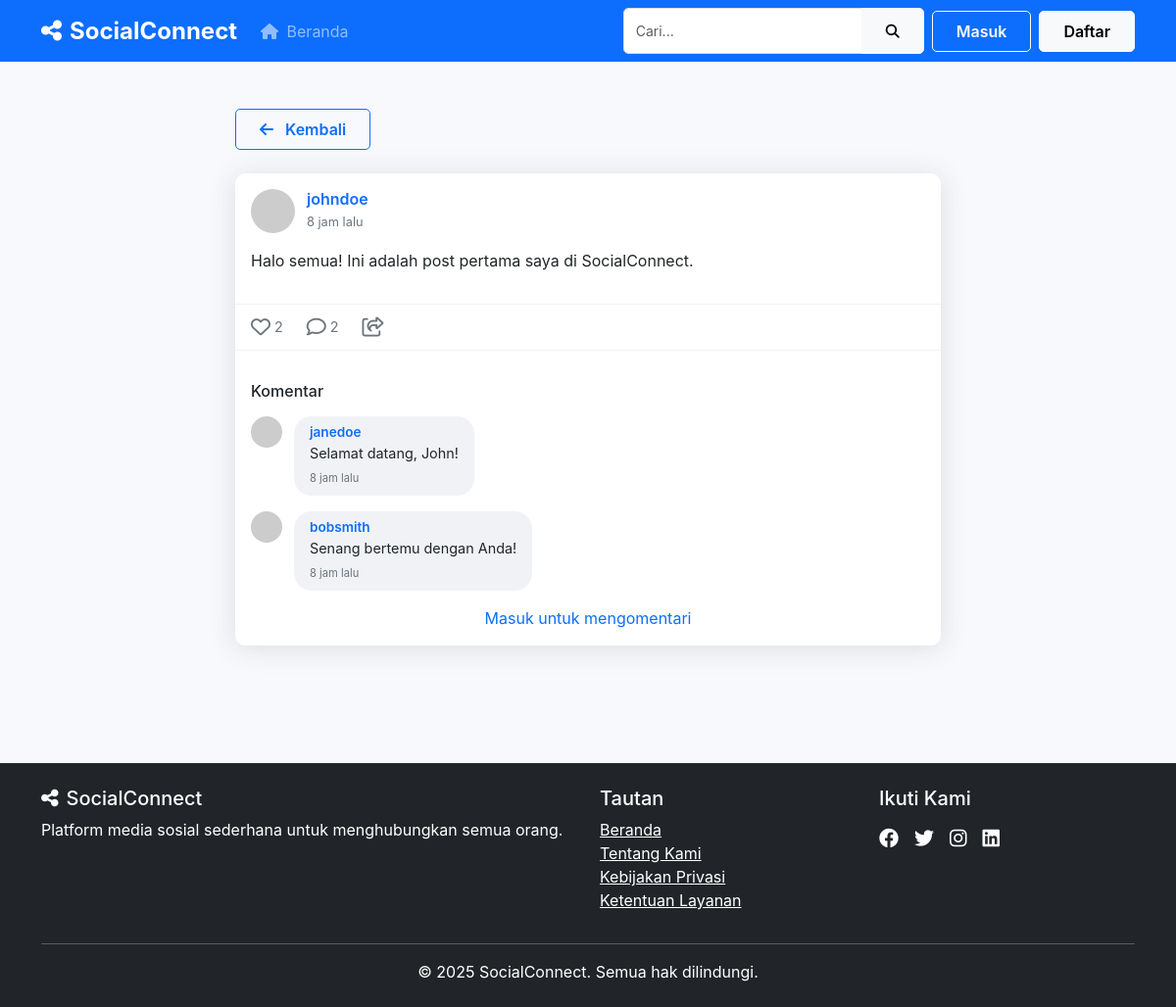
The app's page /pages/post.php?id=1 with its own data.
### tables this page shows
CREATE TABLE IF NOT EXISTS posts (
    id INT AUTO_INCREMENT PRIMARY KEY,
    user_id INT NOT NULL,
    content TEXT NOT NULL,
    image VARCHAR(255) DEFAULT NULL,
    created_at TIMESTAMP DEFAULT CURRENT_TIMESTAMP,
    FOREIGN KEY (user_id) REFERENCES users(id) ON DELETE CASCADE
);

CREATE TABLE IF NOT EXISTS users (
    id INT AUTO_INCREMENT PRIMARY KEY,
    username VARCHAR(30) NOT NULL UNIQUE,
    email VARCHAR(100) NOT NULL UNIQUE,
    password VARCHAR(255) NOT NULL,
    profile_pic VARCHAR(255) DEFAULT NULL,
    bio TEXT DEFAULT NULL,
    location VARCHAR(100) DEFAULT NULL,
    website VARCHAR(255) DEFAULT NULL,
    last_activity TIMESTAMP DEFAULT CURRENT_TIMESTAMP,
    created_at TIMESTAMP DEFAULT CURRENT_TIMESTAMP
);

CREATE TABLE IF NOT EXISTS comments (
    id INT AUTO_INCREMENT PRIMARY KEY,
    post_id INT NOT NULL,
    user_id INT NOT NULL,
    comment TEXT NOT NULL,
    created_at TIMESTAMP DEFAULT CURRENT_TIMESTAMP,
    FOREIGN KEY (post_id) REFERENCES posts(id) ON DELETE CASCADE,
    FOREIGN KEY (user_id) REFERENCES users(id) ON DELETE CASCADE
);

### pages/post.php (the view, shortened to what this page needs)
<?php
require_once '../includes/functions.php';
$post_id = (int)$_GET['id'];
global $conn;
$query = "SELECT posts.*, users.username, users.profile_pic
          FROM posts
          JOIN users ON posts.user_id = users.id
          WHERE posts.id = '$post_id'";
$result = mysqli_query($conn, $query);
$post = mysqli_fetch_assoc($result);
$comments = getPostComments($post_id);
require_once '../includes/header.php';
?>
<div class="container py-4">
    <div class="row justify-content-center">
        <div class="col-lg-8">
            <div class="mb-4">
                <a href="javascript:history.back()" class="btn btn-outline-primary">
                    <i class="fas fa-arrow-left me-2"></i> Kembali
                </a>
            </div>
            <div class="card post-card mb-4">
                <div class="post-header">
                    <img src="<?php echo $post['profile_pic'] ? '../assets/uploads/' . $post['profile_pic'] : getDefaultAvatar(); ?>"
                         class="post-avatar" alt="<?php echo $post['username']; ?>">
                    <div>
                        <a href="profile.php?id=<?php echo $post['user_id']; ?>" class="text-decoration-none">
                            <h6 class="post-username"><?php echo $post['username']; ?></h6>
                        </a>
                        <span class="post-time"><?php echo timeAgo($post['created_at']); ?></span>
                    </div>
                </div>
                <div class="post-content">
                    <p><?php echo nl2br(linkHashtags($post['content'])); ?></p>
                </div>
                <div class="post-actions">
                    <?php $is_liked = isLoggedIn() ? isPostLikedByUser($post['id'], $_SESSION['user_id']) : false; ?>
                    <button class="post-action-btn like-btn <?php echo $is_liked ? 'liked' : ''; ?>" data-post-id="<?php echo $post['id']; ?>">
                        <i class="<?php echo $is_liked ? 'fas' : 'far'; ?> fa-heart"></i>
                        <span><?php echo getPostLikes($post['id']); ?></span>
                    </button>
                    <button class="post-action-btn comment-btn" data-post-id="<?php echo $post['id']; ?>">
                        <i class="far fa-comment"></i>
                        <span><?php echo getPostCommentCount($post['id']); ?></span>
                    </button>
                    <button class="post-action-btn share-btn" data-post-id="<?php echo $post['id']; ?>">
                        <i class="far fa-share-square"></i>
                    </button>
                </div>
                <div class="comment-section" id="comments-<?php echo $post['id']; ?>">
                    <h6 class="mt-3 mb-3">Komentar</h6>
                    <div class="comments-container">
                        <?php if (count($comments) > 0): ?>
                            <?php foreach ($comments as $comment): ?>
                                <div class="comment">
                                    <img src="<?php echo $comment['profile_pic'] ? '../assets/uploads/' . $comment['profile_pic'] : getDefaultAvatar(); ?>"
                                         class="comment-avatar" alt="<?php echo $comment['username']; ?>">
                                    <div class="comment-content">
                                        <h6 class="comment-username">
                                            <a href="profile.php?id=<?php echo $comment['user_id']; ?>" class="text-decoration-none">
                                                <?php echo $comment['username']; ?>
                                            </a>
                                        </h6>
                                        <p class="comment-text"><?php echo $comment['comment']; ?></p>
                                        <small class="comment-time"><?php echo timeAgo($comment['created_at']); ?></small>
                                    </div>
                                </div>
                            <?php endforeach; ?>
                        <?php else: ?>
                            <div class="text-center text-muted mb-3">
                                <p>Belum ada komentar.</p>
                            </div>
                        <?php endif; ?>
                    </div>
                    <?php if (isLoggedIn()): ?>
                        <form class="comment-form mt-3" data-post-id="<?php echo $post['id']; ?>">
                            <div class="d-flex">
                                <input type="text" class="form-control comment-input" placeholder="Tulis komentar...">
                                <button type="submit" class="btn btn-primary ms-2">Kirim</button>
                            </div>
                        </form>
                    <?php else: ?>
                        <div class="mt-3 text-center">
                            <a href="login.php" class="text-decoration-none">Masuk untuk mengomentari</a>
                        </div>
                    <?php endif; ?>
                </div>
            </div>
        </div>
    </div>
</div>
<?php include '../includes/footer.php'; ?>

### includes/functions.php (shortened to what this page needs)
<?php
require_once 'config.php';
function isLoggedIn() {
    return isset($_SESSION['user_id']);
}
function getPostLikes($post_id) {
    global $conn;
    $post_id = (int)$post_id;
    $query = "SELECT COUNT(*) as count FROM likes WHERE post_id = '$post_id'";
    $result = mysqli_query($conn, $query);
    $row = mysqli_fetch_assoc($result);
    return $row['count'];
}
function getPostComments($post_id) {
    global $conn;
    $post_id = (int)$post_id;
    $query = "SELECT comments.*, users.username, users.profile_pic
              FROM comments
              JOIN users ON comments.user_id = users.id
              WHERE comments.post_id = '$post_id'
              ORDER BY comments.created_at ASC";
    $result = mysqli_query($conn, $query);
    $comments = [];
    while ($row = mysqli_fetch_assoc($result)) {
        $comments[] = $row;
    }
    return $comments;
}
function getPostCommentCount($post_id) {
    global $conn;
    $post_id = (int)$post_id;
    $query = "SELECT COUNT(*) as count FROM comments WHERE post_id = '$post_id'";
    $result = mysqli_query($conn, $query);
    $row = mysqli_fetch_assoc($result);
    return $row['count'];
}
function timeAgo($timestamp) {
    $time_ago = strtotime($timestamp);
    $current_time = time();
    $time_difference = $current_time - $time_ago;
    $seconds = $time_difference;
    $minutes = round($seconds / 60);
    $hours   = round($seconds / 3600);
    $days    = round($seconds / 86400);
    $weeks   = round($seconds / 604800);
    $months  = round($seconds / 2629440);
    $years   = round($seconds / 31553280);
    if ($seconds <= 60) {
        return "Baru saja";
    } else if ($minutes <= 60) {
        return ($minutes == 1) ? "1 menit lalu" : "$minutes menit lalu";
    } else if ($hours <= 24) {
        return ($hours == 1) ? "1 jam lalu" : "$hours jam lalu";
    } else if ($days <= 7) {
        return ($days == 1) ? "Kemarin" : "$days hari lalu";
    } else if ($weeks <= 4.3) {
        return ($weeks == 1) ? "1 minggu lalu" : "$weeks minggu lalu";
    } else if ($months <= 12) {
        return ($months == 1) ? "1 bulan lalu" : "$months bulan lalu";
    } else {
        return ($years == 1) ? "1 tahun lalu" : "$years tahun lalu";
    }
}
function getDefaultAvatar($use_relative_path = false) {
    return "https://ui-avatars.com/api/?name=User&background=random";
}
function linkHashtags($text) {
    $pattern = '/#(\w+)/';
    $text = preg_replace(
        $pattern,
        '<a href="search.php?q=%23$1&type=posts" class="hashtag-link">#$1</a>',
        $text
    );
    return $text;
}
?>

### assets/css/style.css (style rules this page uses)
:root { --primary-color: #4e73df; --secondary-color: #6c757d; --success-color: #1cc88a; --info-color: #36b9cc; --warning-color: #f6c23e; --danger-color: #e74a3b; --light-color: #f8f9fc; --dark-color: #5a5c69; --body-bg: #f8f9fc; }
body { font-family: 'Nunito', -apple-system, BlinkMacSystemFont, 'Segoe UI', Roboto, 'Helvetica Neue', Arial, sans-serif; background-color: var(--body-bg); color: #333; padding-bottom: 0; }
.card { border: none; border-radius: 10px; box-shadow: 0 0.15rem 1.75rem 0 rgba(58, 59, 69, 0.15); margin-bottom: 1.5rem; transition: transform 0.3s ease; }
.post-card { border-radius: 10px; overflow: hidden; margin-bottom: 1.5rem; }
.post-header { display: flex; align-items: center; padding: 1rem; }
.post-avatar { width: 45px; height: 45px; border-radius: 50%; object-fit: cover; margin-right: 0.75rem; }
.post-username { font-weight: 600; margin-bottom: 0; }
.post-time { font-size: 0.8rem; color: var(--secondary-color); }
.post-content { padding: 0 1rem 1rem; }
.post-actions { display: flex; padding: 0.75rem 1rem; border-top: 1px solid rgba(0, 0, 0, 0.05); }
.post-action-btn { background: none; border: none; color: var(--secondary-color); font-size: 1.25rem; display: flex; align-items: center; margin-right: 1.5rem; padding: 0; cursor: pointer; }
.post-action-btn span { font-size: 0.9rem; margin-left: 0.25rem; }
.comment-section { padding: 1rem; border-top: 1px solid rgba(0, 0, 0, 0.05); }
.comment { margin-bottom: 1rem; display: flex; }
.comment-avatar { width: 32px; height: 32px; border-radius: 50%; margin-right: 0.75rem; }
.comment-content { background-color: #f0f2f5; border-radius: 18px; padding: 0.5rem 1rem; max-width: 90%; }
.comment-username { font-weight: 600; font-size: 0.85rem; margin-bottom: 0.2rem; }
.comment-text { font-size: 0.9rem; margin-bottom: 0; }
.comment-time { font-size: 0.7rem; color: var(--secondary-color); margin-top: 0.2rem; }
.btn { border-radius: 5px; padding: 0.5rem 1.5rem; font-weight: 600; }

### records on screen
posts: user.username "johndoe", created_at "8 jam lalu", content "Halo semua! Ini adalah post pertama saya di SocialConnect."
comments: user.username "janedoe", comment "Selamat datang, John!", created_at "8 jam lalu"
comments: user.username "bobsmith", comment "Senang bertemu dengan Anda!", created_at "8 jam lalu"

### other values on screen
getPostLikes($post['id']) "2"
getPostCommentCount($post['id']) "2"
